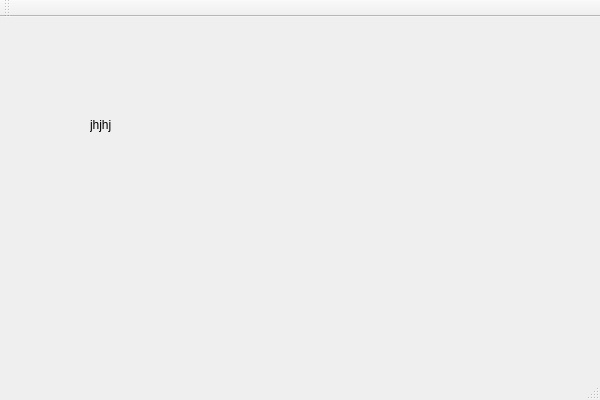
<?xml version="1.0" encoding="UTF-8"?>
<ui version="4.0">
 <class>Lab52Class</class>
 <widget class="QMainWindow" name="Lab52Class">
  <property name="geometry">
   <rect>
    <x>0</x>
    <y>0</y>
    <width>600</width>
    <height>400</height>
   </rect>
  </property>
  <property name="windowTitle">
   <string>Lab52</string>
  </property>
  <widget class="QWidget" name="centralWidget">
   <widget class="QLabel" name="label">
    <property name="geometry">
     <rect>
      <x>90</x>
      <y>100</y>
      <width>49</width>
      <height>16</height>
     </rect>
    </property>
    <property name="text">
     <string>jhjhj</string>
    </property>
   </widget>
  </widget>
  <widget class="QMenuBar" name="menuBar">
   <property name="geometry">
    <rect>
     <x>0</x>
     <y>0</y>
     <width>600</width>
     <height>21</height>
    </rect>
   </property>
  </widget>
  <widget class="QToolBar" name="mainToolBar">
   <attribute name="toolBarArea">
    <enum>TopToolBarArea</enum>
   </attribute>
   <attribute name="toolBarBreak">
    <bool>false</bool>
   </attribute>
  </widget>
  <widget class="QStatusBar" name="statusBar"/>
 </widget>
 <layoutdefault spacing="6" margin="11"/>
 <resources>
  <include location="Lab52.qrc"/>
 </resources>
 <connections/>
</ui>
